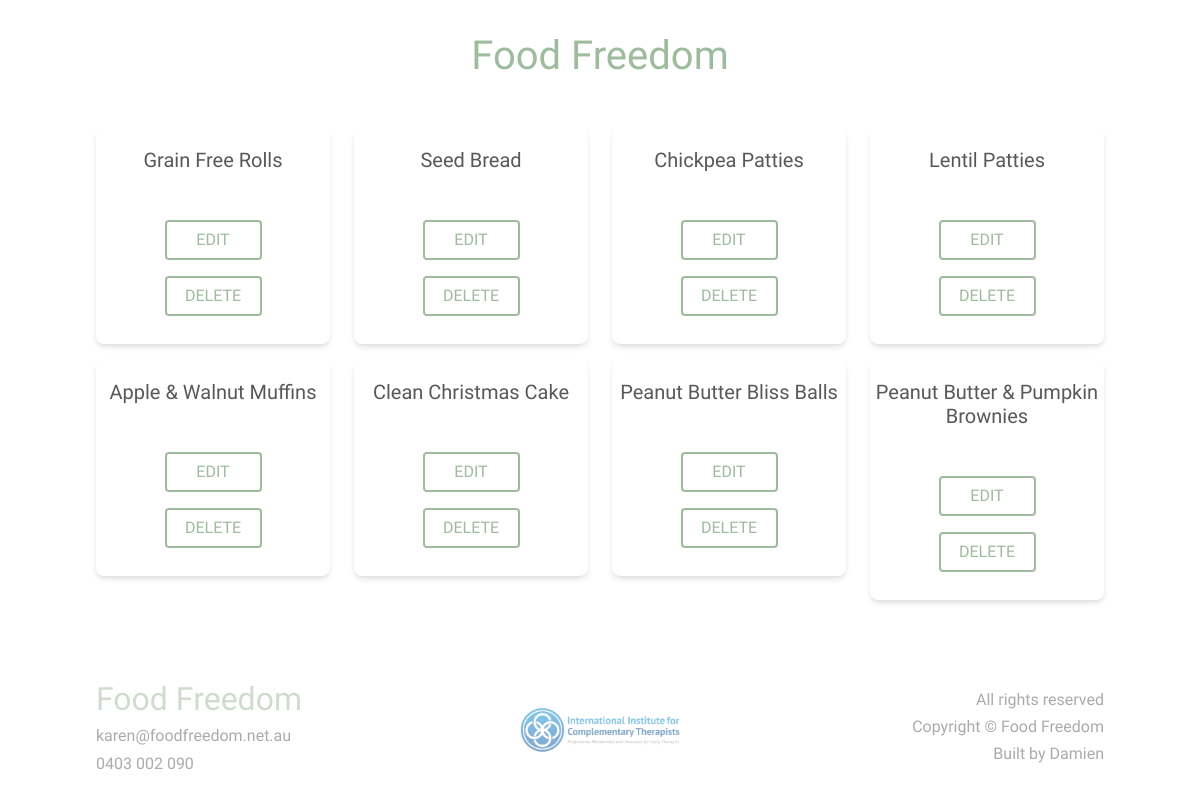
Page /select (signed in) on the committed database.
### main.py (models this page shows, shortened)
class Recipe(db.Model):
    __tablename__ = "recipes"
    id = db.Column(db.Integer, primary_key=True)
    name = db.Column(db.String(80), nullable=False)
    desc = db.Column(db.String(1500), nullable=False)
    ingredients = db.Column(db.String(1500), nullable=False)
    method = db.Column(db.String(1500), nullable=False)
    image = db.Column(db.String(400), nullable=True)

### main.py (the view)
@app.route("/select", methods=["GET", "POST"])
@login_required
@admin_only
def select():
    all_recipes = Recipe.query.order_by(Recipe.id).all()
    return render_template("admin/select.html", recipes=all_recipes, logged_in=True)

### main.py (called while the page is built)
@login_manager.user_loader
def load_user(user_id):
    return User.query.get(int(user_id))

def admin_only(f):
    @wraps(f)
    def decorated_function(*args, **kwargs):
        if current_user.id != 1:
            return abort(403)
        return f(*args, **kwargs)
    return decorated_function

### templates/admin/select.html
{% extends 'base.html' %}
{% block content %}
<div id="select" class="center-container">
    <h1>Food Freedom</h1>
    <div class="recipe-cards side-margin">
        <div class="row row-cols-xl-4 row-cols-lg-3 row-cols-md-2">
            {% for recipe in recipes %}
            <div class="col-md-auto">
                <div class="card border-shadow corner-r">
                    <h5 class="card-title">{{ recipe.name }}</h5>
                    <div class="card-body">
                        <a href="{{ url_for('edit', id=recipe.id) }}" type="button" class="btn">EDIT</a>
                        <a href="{{ url_for('delete', id=recipe.id) }}" type="button" class="btn">DELETE</a>
                    </div>
                </div>
            </div>
            {% endfor %}
        </div>
    </div>
</div>
{% endblock %}

### templates/base.html (shortened to what this page needs)
<!doctype html>
<html lang="en">
<head>
  <link href="https://cdn.jsdelivr.net/npm/bootstrap@5.1.3/dist/css/bootstrap.min.css" rel="stylesheet">
  <link rel="stylesheet" href="{{ url_for('static', filename='css/base.css') }}">
  <link rel="stylesheet" href="{{ url_for('static', filename='css/variable-size.css') }}">
</head>
<body>
  {% block content %}{% endblock %}
</body>
<footer class="side-margin element element-spacing">
  <div class="row">
    <div class="f-l col-sm-4">
      <a class="no-a-styles" href="{{ url_for('home') }}"><h2 class="dark-hover">Food Freedom</h2></a>
      <a class="no-a-styles" href="mailto:karen@foodfreedom.net.au"><h6>karen@foodfreedom.net.au</h6></a>
      <a class="no-a-styles" href="tel:+61-403-002-090"><h6>0403 002 090</h6></a>
    </div>
    <div class="f-m col-sm-4">
      <img src="{{ url_for('static', filename='images/ICCT-logo.png') }}"/>
    </div>
    <div class="f-r col-sm-4">
      <h6>All rights reserved</h6>
      <h6>Copyright &copy; {{ date }} Food Freedom</h6>
      <a class="no-a-styles" href="http://damienengland.com.au/"><h6>Built by Damien</h6></a>
    </div>
  </div>
</footer>
</html>

### static/css/base.css (style rules this page uses)
:root { --main-color: #9ebb9e; --secondary-color: #58585a; --white-smoke: #f6f9f6; --corner-r: 8px; }
body { font-family: 'Oxygen', sans-serif; color: var(--secondary-color) }
h1 { font-family: 'MuseoModerno', cursive; font-size: 2.5rem; color: var(--main-color); margin: 0; font-weight: 500; }
h2 { font-family: 'MuseoModerno', cursive; font-size: 2rem; text-transform: capitalize; color: var(--main-color); font-weight: 400; }
h5 { font-family: 'MuseoModerno', cursive; text-transform: capitalize; color: var(--secondary-color); font-weight: 400; padding: 1rem 0; }
body { color: var(--secondary-color); }
.no-a-styles, .no-a-styles:hover { color: inherit; text-decoration: none; }
.side-margin { padding: 1rem 6rem; }
.center-container { display: flex; flex-direction: column; justify-content: center; align-items: center; }
.element-spacing { margin-bottom: 2rem; }
.corner-r { border-radius: var(--corner-r); }
.border-shadow { border: 4px solid white; box-shadow: rgba(0, 0, 0, 0.1) 0px 4px 6px -1px, rgba(0, 0, 0, 0.06) 0px 2px 4px -1px; }
.btn { width: 100%; border: 2px solid var(--main-color); color: var(--main-color); }
footer { margin: 2rem 0 ; opacity: 0.5; }
.f-m img { width: 50%; margin: auto; }
.f-r { text-align: right; }
footer .col-sm-4 { display: flex; flex-direction: column; justify-content: center; }
.recipe-cards .col-md-auto { margin-bottom: 1rem; }
#select { text-align: center; }
#select h1 { padding: 2rem; }
#select .btn { width: 50%; margin: 0.5rem; }

### rows in the picture
Recipe: name "Grain Free Rolls"
Recipe: name "Seed Bread"
Recipe: name "Chickpea Patties"
Recipe: name "Lentil Patties"
Recipe: name "Apple & Walnut Muffins"
Recipe: name "Clean Christmas Cake"
Recipe: name "Peanut Butter Bliss Balls"
Recipe: name "Peanut Butter & Pumpkin Brownies"
